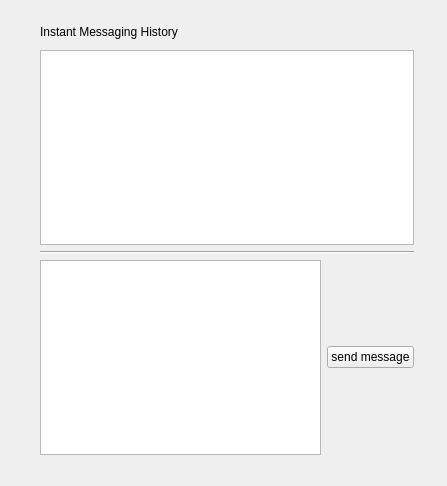
<?xml version="1.0" encoding="UTF-8"?>
<ui version="4.0">
 <class>Im</class>
 <widget class="QWidget" name="Im">
  <property name="geometry">
   <rect>
    <x>0</x>
    <y>0</y>
    <width>447</width>
    <height>486</height>
   </rect>
  </property>
  <property name="windowTitle">
   <string>Form</string>
  </property>
  <widget class="QWidget" name="layoutWidget">
   <property name="geometry">
    <rect>
     <x>40</x>
     <y>50</y>
     <width>374</width>
     <height>405</height>
    </rect>
   </property>
   <layout class="QVBoxLayout">
    <item>
     <widget class="QTextEdit" name="historyEdit">
      <property name="toolTip">
       <string>Instant message history</string>
      </property>
      <property name="readOnly">
       <bool>false</bool>
      </property>
     </widget>
    </item>
    <item>
     <widget class="Line" name="line">
      <property name="orientation">
       <enum>Qt::Horizontal</enum>
      </property>
     </widget>
    </item>
    <item>
     <layout class="QHBoxLayout" name="_2">
      <item>
       <widget class="QTextEdit" name="textEdit">
        <property name="toolTip">
         <string>enter here the text you want to send</string>
        </property>
       </widget>
      </item>
      <item>
       <widget class="QPushButton" name="sendButton">
        <property name="text">
         <string>send message</string>
        </property>
       </widget>
      </item>
     </layout>
    </item>
   </layout>
  </widget>
  <widget class="QLabel" name="label">
   <property name="geometry">
    <rect>
     <x>40</x>
     <y>20</y>
     <width>284</width>
     <height>23</height>
    </rect>
   </property>
   <property name="text">
    <string>Instant Messaging History</string>
   </property>
   <property name="buddy">
    <cstring>historyEdit</cstring>
   </property>
  </widget>
 </widget>
 <resources/>
 <connections/>
</ui>
